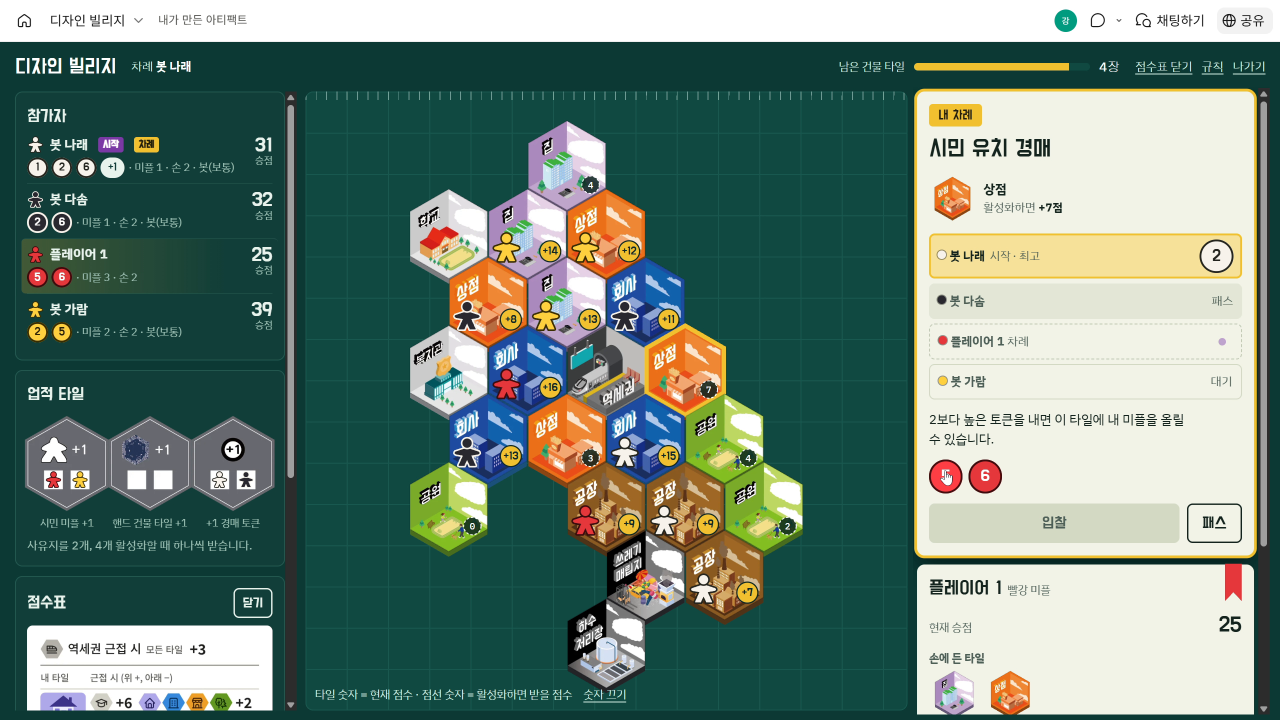
#> input picture youtube/ep01/thumb/f1680.png, 2560 x 1440 px (shown at 1/2 size)
$ python make_assets.py thumb/f1680.png thumb/f1680.png thumb/f1680.png
#> lines starting #> are read from the running program, lines starting #| are printed output that depends on the picture; after the words box and inside, x2 and y2 are one past the last pixel; in counts of white or black regions, pixels touching at a corner belong together
"""건물 타일 12장을 육각형 투명 PNG로 잘라내고, 정산 표 카드 PNG(단계별 공개)를 만든다."""
import sys, os
from PIL import Image, ImageDraw, ImageFont
import numpy as np

SRC, TILE_DIR, CARD_DIR = sys.argv[1], sys.argv[2], sys.argv[3]
os.makedirs(TILE_DIR, exist_ok=True); os.makedirs(CARD_DIR, exist_ok=True)

# ---------- 타일 ----------
NAMES = ["역세권", "회사", "공장", "상점", "묘지", "학교",
         "복지관", "도서관", "쓰레기매립지", "하수처리장", "공원", "집"]
img = Image.open(SRC).convert("RGB")
#> img is the input picture: PIL image 2560x1440 RGB; mean R, G, B 108.4, 132, 120.4
a = np.asarray(img).astype(int)
bg = a[2, 2]                                   # 배경(짙은 초록)
#> bg = [255, 255, 255]
diff = np.abs(a - bg).sum(axis=2) > 40
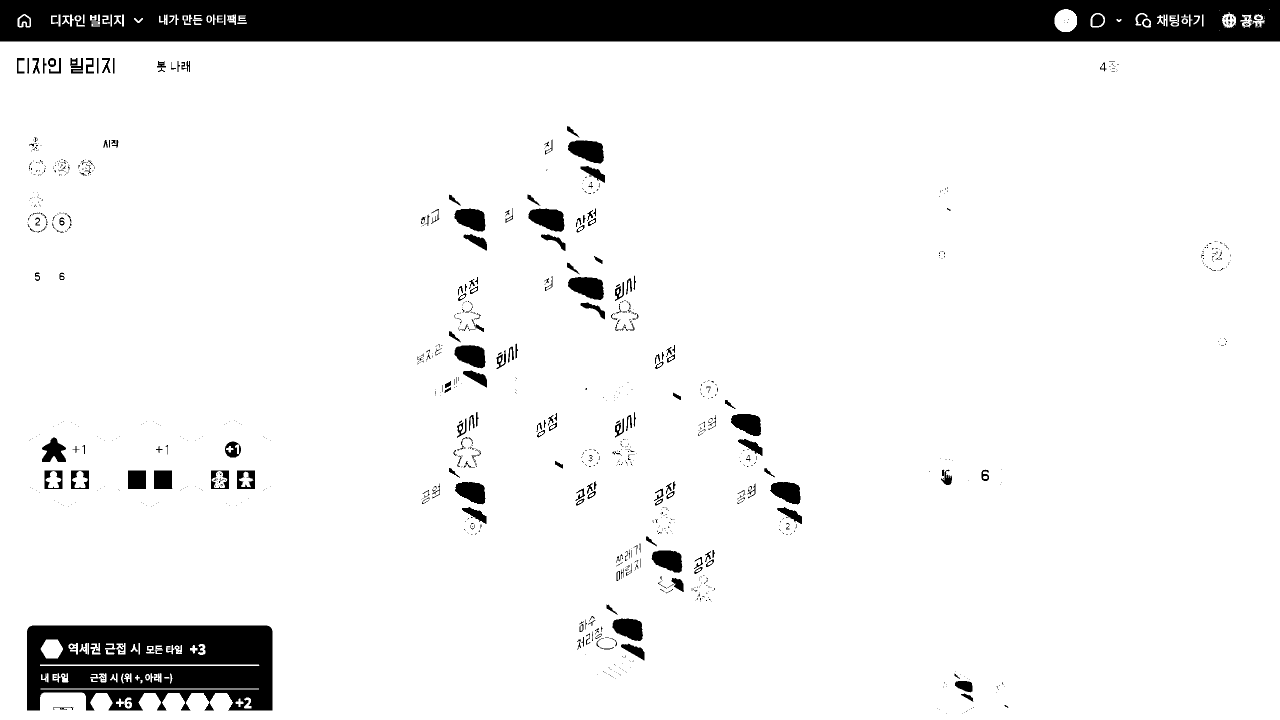
#> diff: shape (1440, 2560) bool (shown at 1/2 size); 91.2% white; 1073 black regions (838 under 20 px), largest, box (x1, y1, x2, y2) and area: (0, 0, 2560, 83) 203731, (54, 1251, 545, 1421) 65550, (1057, 417, 1129, 464) 2429
W, H = img.size
#> W = 2560; H = 1440
cw, rh = W / 6, H / 2
#> cw = 426.7; rh = 720
for i, name in enumerate(NAMES):
    r, c = divmod(i, 6)
    x0, y0, x1, y1 = int(c * cw), int(r * rh), int((c + 1) * cw), int((r + 1) * rh)
    ys, xs = np.nonzero(diff[y0:y1, x0:x1])
    bx0, bx1, by0, by1 = xs.min() + x0, xs.max() + x0 + 1, ys.min() + y0, ys.max() + y0 + 1
    tile = img.crop((bx0, by0, bx1, by1)).convert("RGBA")
    w, h = tile.size
    S = 4                                          # 안티앨리어싱용 초과 샘플링
    m = Image.new("L", (w * S, h * S), 0)
    ImageDraw.Draw(m).polygon([(w*S/2, 0), (w*S, h*S/4), (w*S, h*S*3/4), (w*S/2, h*S),
                               (0, h*S*3/4), (0, h*S/4)], fill=255)
    tile.putalpha(m.resize((w, h), Image.LANCZOS))
    tile.save(os.path.join(TILE_DIR, f"{i+1:02d}_{name}.png"))
#> (the run stopped early here; a loop or call above may not have finished)
